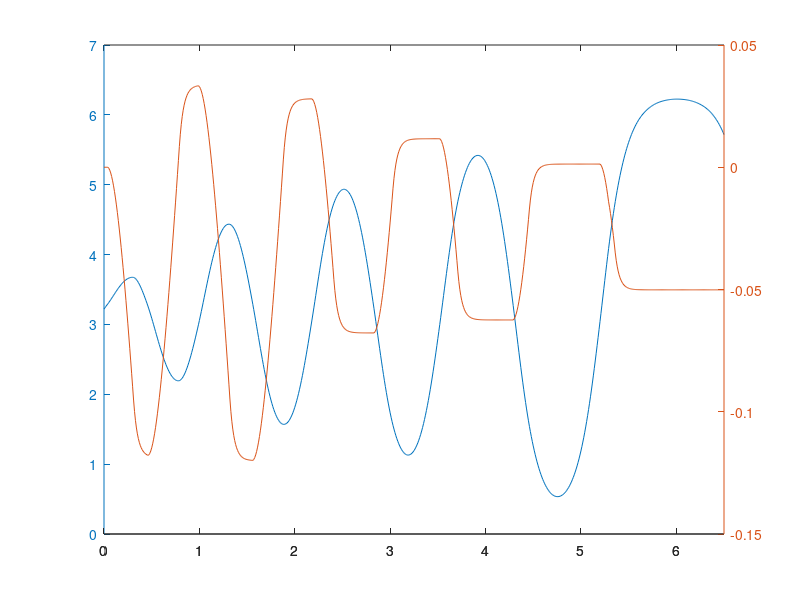

MATLAB code to generate this figure:
pkg load control

m = 0.1;  %mass of pendulum
l = .39;   %length of pendulum
g = 9.8;  %gravity
I = 1.0/3.0 * m * l^2;  %moment of inertia of pendulum
b = 0.2;  %damping factor

u = 0; %acceleration of cart

max_energy = l/2*m*g*1.04; %energy of pendulum when upright

phi_accel = 0;
phi_vel = 2;
phi = 3.2;
cart_accel = u;
cart_vel = 0;
cart = 0;

dt = 0.01;
P = [];
C = [];
t = 0:dt:6.5;
V = 0;

startTime = 0;
lastPhi = phi;
lastPhi_vel = phi_vel;
energy_diff = max_energy;
amplitude = 0;
for i = t
  phi_accel = m*g*l/(2*I) * sin(phi) - b * phi_vel + m*l/(2*I) * cos(phi) * u; % equation of motion of pendulum
  phi_vel += phi_accel * dt;
  phi += phi_vel * dt;
  cart_accel = u;
  cart_vel += cart_accel * dt;
  cart += cart_vel * dt;
  
  P = [P, phi];  
  C = [C, cart];
  
  energy = (l/2 * m * g * (cos(phi)) + 0.5 * I * phi_vel^2); %0 is upright
  theta = 0.15;
  if((sign(pi-phi-theta)!=sign(pi-lastPhi-theta) ||
      sign(pi-phi+theta)!=sign(pi-lastPhi+theta))&& startTime == 0)
    startTime = i;
    energy_diff = max_energy - energy;
  end
  
  if(startTime != 0) 
    u = -4*sign(energy-max_energy)*sign(cos(phi)) * sign(phi_vel)-6*cart_vel;
    if(abs(phi-pi) > pi/2 || 
        sign(lastPhi_vel) != sign(phi_vel))
      startTime = 0;
    end
  else
    
    if(sign(lastPhi_vel) != sign(phi_vel))
      amplitude = abs(phi-pi);
    end
%      u = 0;
    u = -20*cart_vel;
%    cart_vel = 0;
  end  
  lastPhi = phi;
  lastPhi_vel = phi_vel;
  if(energy > max_energy)
    phi
  end

 
%  u = (2.5*sign(energy-max_energy)*sign(cos(phi)) * sign(phi_vel) - 5*cart_vel-4*cart) * abs(energy-max_energy);

end

plotyy(t, P, t, C);




%  r = 2.1; %cart position weighting factor
%  uA = 1.5; %max cart accel wanted
%  epsilon = 0.001; %numbers too small value
%  thingy = (sign(energy-max_energy) * phi_vel * cos(phi) - 2 * r * cart_vel);
%  numerator = uA * abs(thingy)  + 2 * r * cart * cart_vel;
%  
%  if(abs(thingy)>epsilon)
%    denominator = thingy;
%  else
%    denominator = epsilon*sign(thingy);
%  end
%  
%  u = numerator/denominator;
%  
%  if(abs(u)>100)
%    u
%    phi
%    thingy
%    numerator
%  end
%  
%  if(phi > 6.2 || phi < 0.08)
%    phi = 6.28;
%    cart = 0;
%    u = 0;
%  end
